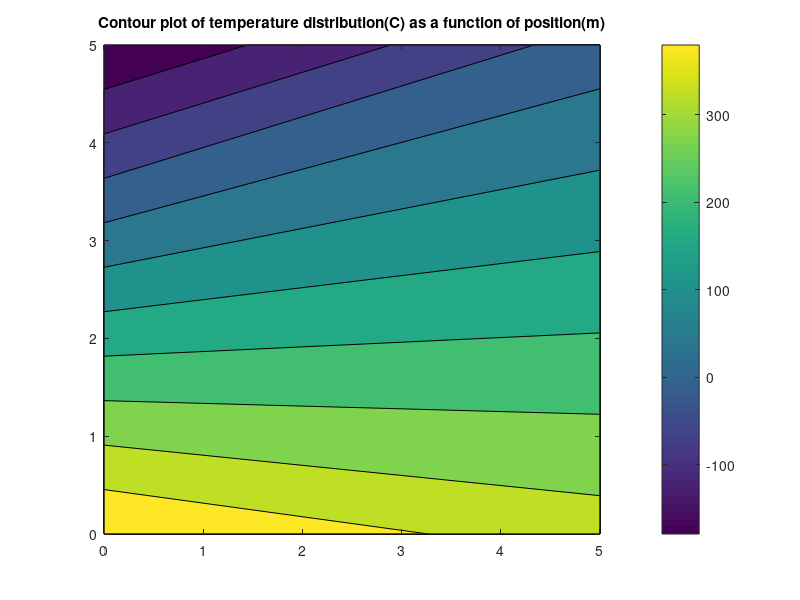

Here is the MATLAB script that generated this plot:
% Michael Tanja and Jonathan DiBacco

% The first segment of the code is where all the parameters are stated. 
% The only thing you will have to change is the NperRow and the NperCol
% The 'dx' changes according to the inputs for NperRow/Col


clear all
close all

%%
%parameters and
%mesh properties
prompt1 = 'What resolution of dx would do you want? ';
prompt2 = 'What is the length and width of this square plate? ';
L  = input(prompt2);         %unsure about what this does, but it was in the example
W  = L;         %unsure about what this does, but it was in the example
dx = input(prompt1);
qx = 100000;    %heat flux bottom
qy = -65000;     %heat flux side
NperRow = (L/dx) + 1; % Nodes per row
NperCol = NperRow; % Nodes per column
nNodes = NperRow * NperCol;
A = zeros(NperRow, NperCol);
b = zeros(NperRow,1);

k  = 250;       %conduction coefficient
h  = 250;       %convection coefficient
Tinf = 0;       %fluid temp in celsius


%next in line is node set up
%% 
% Center Node/s

for ii = NperRow+2 : ((2*NperRow-1))
    for jj = ii:NperRow:nNodes-(NperRow+1)%NperRow+2 : (NperRow^2) - (NperRow+1) %put this first in order, matlab reads top down
    
    A(jj, jj+NperRow) = 1; %upper
    A(jj, jj-NperRow) = 1; %lower
    A(jj, jj+1) = 1;       %right
    A(jj, jj-1) = 1;       %left
    A(jj, jj) = -4;        %center
    b(jj) = 0;             %boundary
    end
end

%%
% Convection node/s on the right

for ii = 2*NperRow : NperRow : (NperRow^2) - NperRow              %needs to be more generalized
    jj=ii
    A(ii, jj+NperRow) = 1;       %upper
    A(ii, jj-NperRow) = 1;       %lower
                                 %no right
    A(ii, jj-1) = 2;             %left
    A(ii, jj) = (-4-((2*h*dx)/k)); %center
    b(ii) = -((2*h*dx)/k)*Tinf;   %boundary
    
end

%% 
% Convection node/s on top
for ii = (nNodes )-(NperRow - 2) : (nNodes -1) %generalized
    jj= ii
                                                          %no top term
    A(ii, jj-NperRow) = 2;                                %lower
    A(ii, jj+1) = 1;                                      %right 
    A(ii, jj-1) = 1;                                      %left
    A(ii, jj) = (-4-((2*h*dx)/k));                    %center
    b(ii) = -(2*h*dx*Tinf)/k;                              %boundary
end

%starting corners 1-4
%%
% Corner 1 (this boundary condition should have same initiation
%   for any matrix size)
for ii = (NperCol*NperRow)-(NperRow-1)     %generalized
    jj=ii
                                           %no top term 
    A(ii, jj-NperRow) = 1;                 %lower
    A(ii, jj+1) = 1;                       %right 
                                           %no left term
    A(ii,jj) = (-2-((2*h*dx)/k));       %center
    b(ii) = -(((2*h*dx*Tinf)/k) +((2*qy*dx)/k)); %boundary
                       %EDIT: change flow of heat on boundary condition
end

%%
% Corner 2 (This shouldn't change either)

for ii = nNodes
    jj=ii
                                     %no top term
    A(ii, jj-NperRow) = 1;           %lower term
                                     %no right term
    A(ii, jj-1) = 1;                 %left
    A(ii, jj) = (-(2*h*dx)/(k)) - 2; %center
    b(ii) = -(2*h*dx*Tinf)/k;              %boundary
end

%%
% Corner 3 (should stay the same for all meshes)

for ii = 1
    jj=ii
    A(ii, jj+NperRow) = 1;  %upper
                            %no lower
    A(ii, jj+1) = 1;        %right
                            %no left term
    A(ii, jj) = -2;         %center
    b(ii) = -((dx/k)*(qy+qx)); %boundary
               %EDIT: Changed flow of heat on the boundary condition
end

%%
% Corner 4 (should be the same for all matrices)

for ii = NperRow
    jj=ii
    A(ii, jj+NperRow) = 1;                 %upper
                                           %no lower term
                                           %no right term
    A(ii, jj-1) = 1;                       %left term
    A(ii,jj) = -2-((h*dx)/k);              %center
    b(ii) = -(((qx*dx) + (h*dx*Tinf))/k);  %boundary
end

%corners are finished
%Start heat sources
%%
%heat source left side

for ii = NperRow+1 : NperRow : (nNodes)-(NperRow+1)                 %try to generalize for all matrices
    jj=ii
    A(ii, jj+NperRow) = 1; %upper
    A(ii, jj-NperRow) = 1; %lower
    A(ii, jj+1) = 2;       %right
                           %no left term
    A(ii, jj) = -4;        %center
    b(ii) = -(2*(qy)*dx)/k;   %boundary
             %EDIT: Changed flow of heat on the boundary condition, for qy
end

%%
%heat source bottom

for ii = 2: (NperRow-1)    %generalized
    jj=ii
    A(ii, jj+NperRow) = 2; %upper
                           %no lower term
    A(ii, jj+1) = 1;       %right term
    A(ii, jj-1) = 1;       %left term
    A(ii, jj) = -4;        %center
    b(ii) = -(2*qx*dx)/k;   %boundary
end

%%
%Matrices are all set up, should be able to solve and graph now
%v = b'; %turned array into vector to make dimensions agree
T = A\b;

%%
%creating the mesh plot 

x = [0: dx :L]; %x-axis grid
y = [0: dx :W]; %y-axis grid

[X,Y] = meshgrid(x,y);
%Create a loop that converts the vector back into a mesh to plot
%takes the temperature vector and reorganizes into a matrix

nIndex = 1; %this index will count down the temperature
for aa = 1:NperRow %nNodes/NperRow
    for bb = 1:NperRow
        TMesh(aa,bb) = T(nIndex);
        nIndex = nIndex +1;
    end
end
%TMesh1 = abs(TMesh);
%recycled some of the example code
z = length(x);
contourf(X,Y,TMesh)
%plot(x,TMesh((z+1)/2, :))
%plot(y,TMesh(:,(z+1)/2))
colorbar
title('Contour plot of temperature distribution(C) as a function of position(m)')
%contour looks ok,but heat might be flowing in the wring direction
%change the sign for heat flow on the right face of the figure
%^this should affect values for T1, T4, T7
